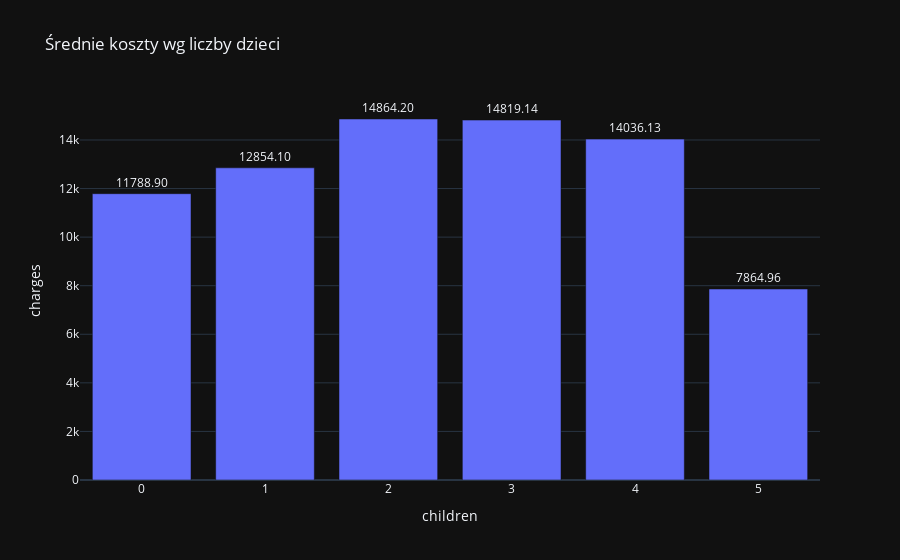

Source (notebook cell):
### Code cell
fig5 = px.bar(
    data.groupby('children')['charges'].mean().reset_index(),
    x='children', y='charges', title="Średnie koszty wg liczby dzieci",
    text='charges'
)
fig5.update_traces(texttemplate='%{text:.2f}', textposition='outside')
fig5.show()

### Figure 1 — Plotly figure (JSON) as saved in the notebook; plotly's stock layout.template omitted (floating-point values rounded to 4 significant figures)
{"data": [{"alignmentgroup": "True", "hovertemplate": "children=%{x}<br>charges=%{text}<extra></extra>", "legendgroup": "", "marker": {"color": "#636efa", "pattern": {"shape": ""}}, "name": "", "offsetgroup": "", "orientation": "v", "showlegend": false, "text": [11790.0, 12850.0, 14860.0, 14820.0, 14040.0, 7865.0], "textposition": "outside", "x": [0.0, 1.0, 2.0, 3.0, 4.0, 5.0], "xaxis": "x", "y": [11790.0, 12850.0, 14860.0, 14820.0, 14040.0, 7865.0], "yaxis": "y", "type": "bar", "texttemplate": "%{text:.2f}"}], "layout": {"xaxis": {"anchor": "y", "domain": [0.0, 1.0], "title": {"text": "children"}}, "yaxis": {"anchor": "x", "domain": [0.0, 1.0], "title": {"text": "charges"}}, "legend": {"tracegroupgap": 0}, "title": {"text": "Średnie koszty wg liczby dzieci"}, "barmode": "relative"}}
